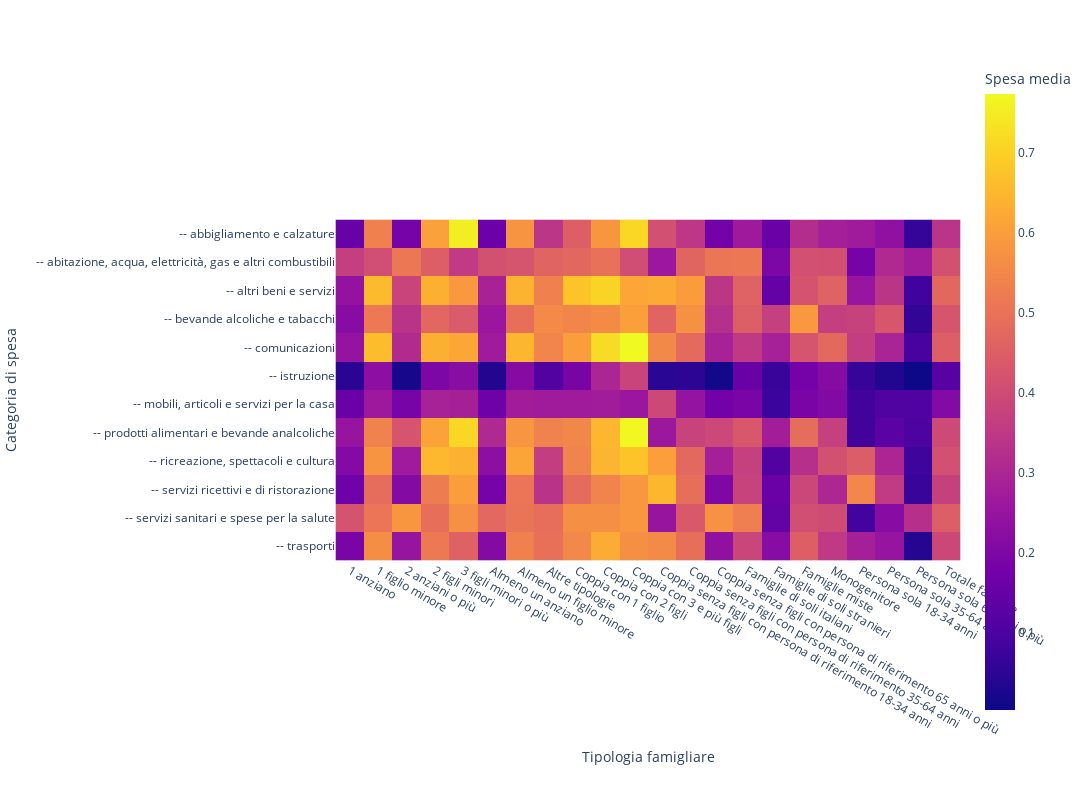

Notebook code cell kept with this figure:
### Code cell
n_df2=normalize_rows(df2)
mask = n_df2[(df2['Territorio']=='Italia') &
                (df2['Coicop (DESC)'].isin(macro_category_family)) & 
                (~df2['Coicop (DESC)'].isin(['Totale', 'Non alimentari']))].groupby(['Anno', 'Coicop (DESC)', 'Tipologia famigliare']).mean('Spesa media')

heatmap_data = mask.pivot_table(
    index='Coicop (DESC)', 
    columns='Tipologia famigliare', 
    values='Spesa media', 
    aggfunc='mean'  # You can change the aggregation function as needed
).fillna(0)  # Fill NaN values with 0 for better heatmap visualization

# Now use Plotly Express to create the heatmap
fig = px.imshow(
    heatmap_data,
    labels=dict(
        x="Tipologia famigliare", 
        y="Categoria di spesa", 
        color="Spesa media"),
    x=heatmap_data.columns,
    y=heatmap_data.index,
)

fig.update_layout(
    autosize=False,
    width=1200,  # Set the width as desired
    height=800,   # Set the height as desired,
    annotations=[]
)

fig.update_traces(hovertemplate='Spesa media: %{customdata}€', customdata=mask['Spesa media nn'])
fig.show()

### Figure 1 — Plotly figure (JSON) as saved in the notebook; plotly's stock layout.template omitted (floating-point values rounded to 4 significant figures; data arrays with more than 128 entries replaced by an {"elided": "..."} marker saying what was removed)
{"data": [{"coloraxis": "coloraxis", "customdata": {"elided": "5983 float values"}, "hovertemplate": "Spesa media: %{customdata}€", "name": "0", "type": "heatmap", "x": ["1 anziano", "1 figlio minore", "2 anziani o più", "2 figli minori", "3 figli minori o più", "Almeno un anziano", "Almeno un figlio minore", "Altre tipologie", "Coppia con 1 figlio", "Coppia con 2 figli", "Coppia con 3 e più figli", "Coppia senza figli con persona di riferimento 18-34 anni", "Coppia senza figli con persona di riferimento 35-64 anni", "Coppia senza figli con persona di riferimento 65 anni o più", "Famiglie di soli italiani", "Famiglie di soli stranieri", "Famiglie miste", "Monogenitore", "Persona sola 18-34 anni", "Persona sola 35-64 anni", "Persona sola 65 anni o più", "Totale famiglie"], "xaxis": "x", "y": ["-- abbigliamento e calzature", "-- abitazione, acqua, elettricità, gas e altri combustibili", "-- altri beni e servizi", "-- bevande alcoliche e tabacchi", "-- comunicazioni", "-- istruzione", "-- mobili, articoli e servizi per la casa", "-- prodotti alimentari e bevande analcoliche", "-- ricreazione, spettacoli e cultura", "-- servizi ricettivi e di ristorazione", "-- servizi sanitari e spese per la salute", "-- trasporti"], "yaxis": "y", "z": {"elided": "12x22 float values"}}], "layout": {"autosize": false, "coloraxis": {"colorbar": {"title": {"text": "Spesa media"}}, "colorscale": [[0, "#0d0887"], [0.1111, "#46039f"], [0.2222, "#7201a8"], [0.3333, "#9c179e"], [0.4444, "#bd3786"], [0.5556, "#d8576b"], [0.6667, "#ed7953"], [0.7778, "#fb9f3a"], [0.8889, "#fdca26"], [1, "#f0f921"]]}, "height": 800, "margin": {"t": 60}, "width": 1200, "xaxis": {"anchor": "y", "constrain": "domain", "domain": [0, 1], "scaleanchor": "y", "title": {"text": "Tipologia famigliare"}}, "yaxis": {"anchor": "x", "autorange": "reversed", "constrain": "domain", "domain": [0, 1], "title": {"text": "Categoria di spesa"}}}}
